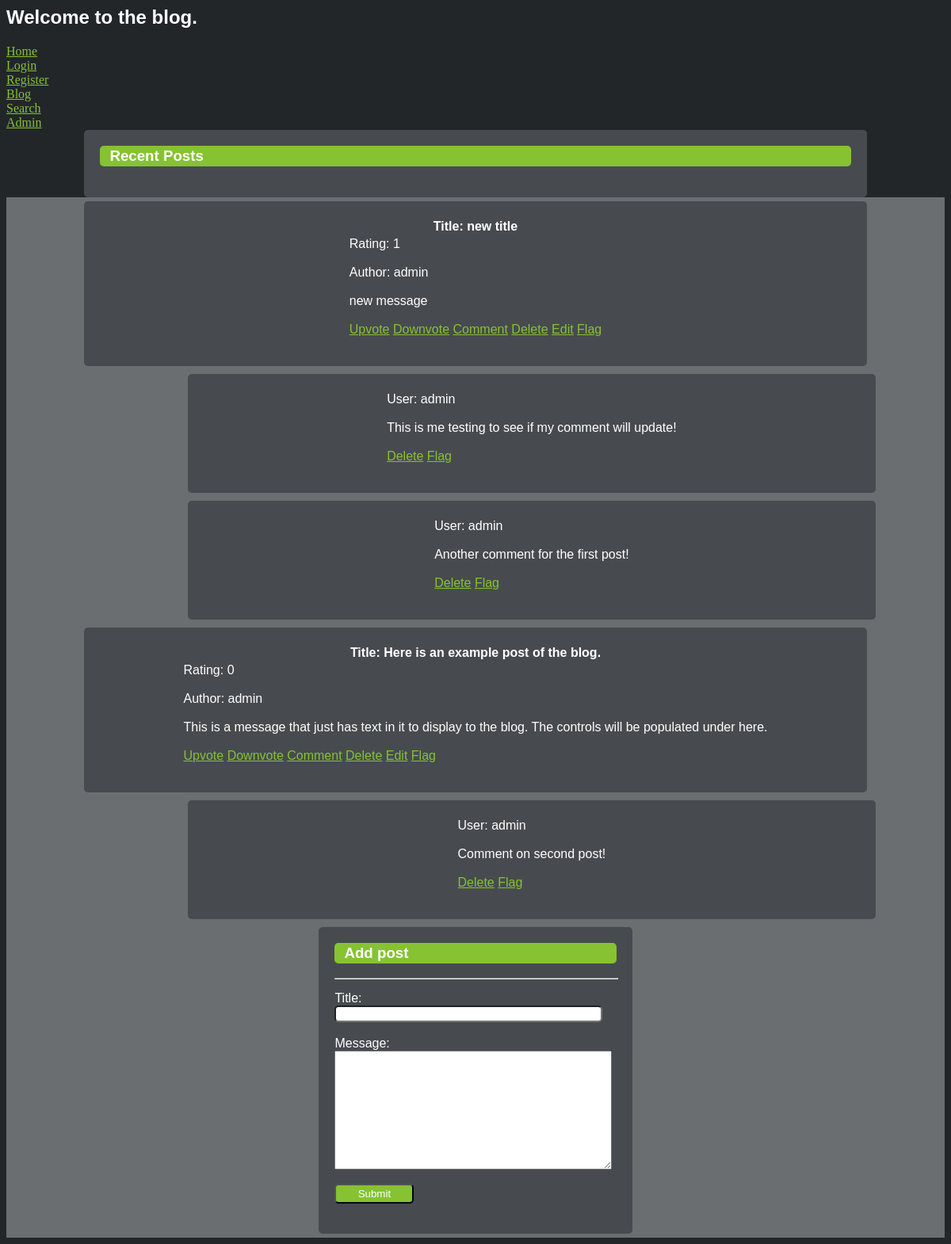
Screenshot of /blog.php with the database file from the repository.
### tables this page shows
CREATE TABLE `blog` (
  `post_id` int(11) NOT NULL,
  `author` varchar(255) NOT NULL,
  `blogtitle` varchar(255) NOT NULL,
  `blogmessage` text NOT NULL,
  `flagged` tinyint(1) NOT NULL DEFAULT '0',
  `votes` int(11) NOT NULL DEFAULT '0'
);

CREATE TABLE `comments` (
  `comment_id` int(11) NOT NULL,
  `username` text NOT NULL,
  `post_id` int(255) NOT NULL,
  `comment` text NOT NULL,
  `flagged` tinyint(1) NOT NULL DEFAULT '0'
);

### myfuncs.php (the view, shortened to what this page needs)
<?php
function dbConnect() {
    $link = mysqli_connect("localhost:3307", "root", "root", "cst126milestoneproject");
    return $link;
}
function getUserName() {
    return $_SESSION["username"];
}
function adminControl() {
    $link = dbConnect();
    $query = "SELECT * FROM `users`";
    $result = $link->query($query);
    $data = $result->fetch_assoc();
    if ($result) {
        if ($data["role"] == "admin") {
            echo '<a href="admin.php">Admin</a>';
        }
    }
}
function populateBlog() {
    $link = dbConnect();
    $userQuery = "SELECT * FROM `users`";
    $userResult = $link->query($userQuery);
    $userData = $userResult->fetch_assoc();
    $blogQuery = "SELECT * FROM `blog`";
    $blogResult = $link->query($blogQuery);
    echo "</div><form>";
    echo "<h3>Recent Posts</h3>";
    echo "</form></div>";
    while ($row = $blogResult->fetch_assoc()) {
        echo '<div id="post-' . $row['post_id'] . '">';
        echo "<form>";
        echo "<table>";
        $author = $row["author"];
        $title = $row["blogtitle"];
        $message = $row["blogmessage"];
        $rating = $row["votes"];
        echo "<th>Title: " . $title . "</th><tr><td>Rating: " . $rating . "</td></tr><tr><td>Author: " . $author . "</td></tr><tr><td>" . $message . "</td></tr>";
        echo "<tr><td>";
        echo '<a href="blog.php?upvoteID=' . $row['post_id'] . '">Upvote</a>';
        echo '<a href="blog.php?downvoteID=' . $row['post_id'] . '">Downvote</a>';
        echo '<a href="?commentID=' .$row['post_id'] . '">Comment</a>';
        if ($userResult) {
            if ($userData["role"] == "admin"  || strcmp($userData['username'], $comRow['username'] == 0)) {
                echo '<a href="blog.php?deleteID=' . $row['post_id'] . '">Delete</a>';
            }
            if (strcmp($userData['username'], $row['author']) == 0 ) {
                echo '<a href="blog.php?editID=' . $row['post_id'] . '">Edit</a>';
            }
            echo '<a href="blog.php?flagID=' . $row['post_id'] . '">Flag</a>';
        }
        echo "</td></tr>";
        echo "</table>";
        echo "</form>";
        echo "</div>";
        $commentQuery = 'SELECT * FROM comments WHERE post_id=' . $row['post_id'] . '';
        $commentResult = $link->query($commentQuery);
        while ($comRow = $commentResult->fetch_assoc()) {
            echo "<div><form id='Comments'><table>";
            $user = $comRow['username'];
            $com = $comRow['comment'];
            echo "<tr><td>User: $user</td></tr><tr><td>$com</td></tr>";
            echo "<tr><td>";
            if ($userResult) {
                if ($userData["role"] == "admin" || strcmp(getUserName(), $comRow['username'] == 0)) {
                    echo '<a href="blog.php?deleteCommentID=' . $comRow['comment_id'] . '&postID=' . $comRow['post_id'] . '">Delete</a>';
                }
                echo '<a href="blog.php?flagCommentID=' . $comRow['comment_id'] . '&postID=' . $comRow['post_id'] .'">Flag</a>';
            }
            echo "</td></tr>";
            echo "</table></form></div>";
        }
    }
}
?>

### style.css (style rules this page uses)
body { background-color: #222629; }
form { background-color: #474B4F; color: white; font-family: Arial; text-align: left; margin: 0 auto; padding: 20px; border-radius: 5px; width: 80%; display: table; }
#Comments { background-color: #474B4F; color: white; font-family: Arial; text-align: left; margin-left: 19.3%; padding: 20px; border-radius: 5px; width: 70%; display: table; }
a { color: #86C232; }
h3 { font-family: Arial; border: 2px solid #86C232; background-color: #86C232; text-align: left; padding-left: 10px; border-radius: 5px; }
div { background-color: #6B6E70; padding-top: 5px; padding-bottom: 5px; color: white; font-family: Arial; }
tr, td, th { font-family: Arial; color: white; }
table { margin-left: auto; margin-right: auto; border-collapse: separate; }
td { padding-bottom: 15px; }

### rows the page displays
blog: blogtitle "new title", votes "1", author "admin", blogmessage "new message"
comments: username "admin", comment "This is me testing to see if my comment will update!"
comments: username "admin", comment "Another comment for the first post!"
blog: blogtitle "Here is an example post of the blog.", votes "0", author "admin", blogmessage "This is a message that just has text in it to display to the blog. The controls will be populated under here."
comments: username "admin", comment "Comment on second post!"
